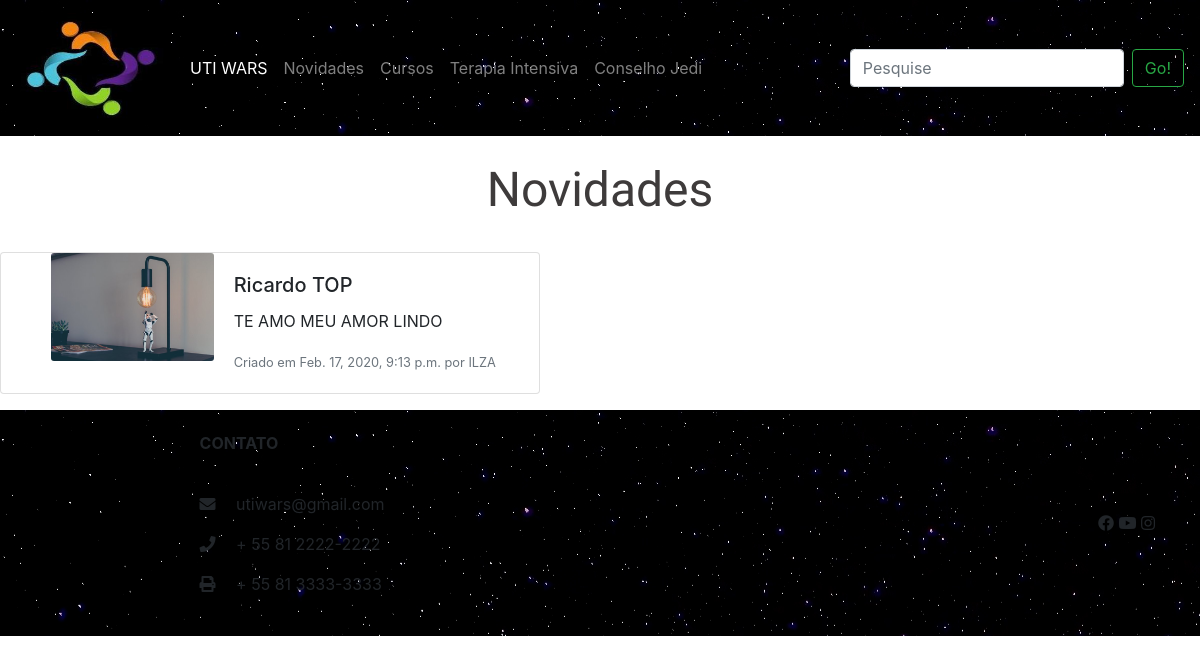
The page /novidades/ on the database as committed earlier.
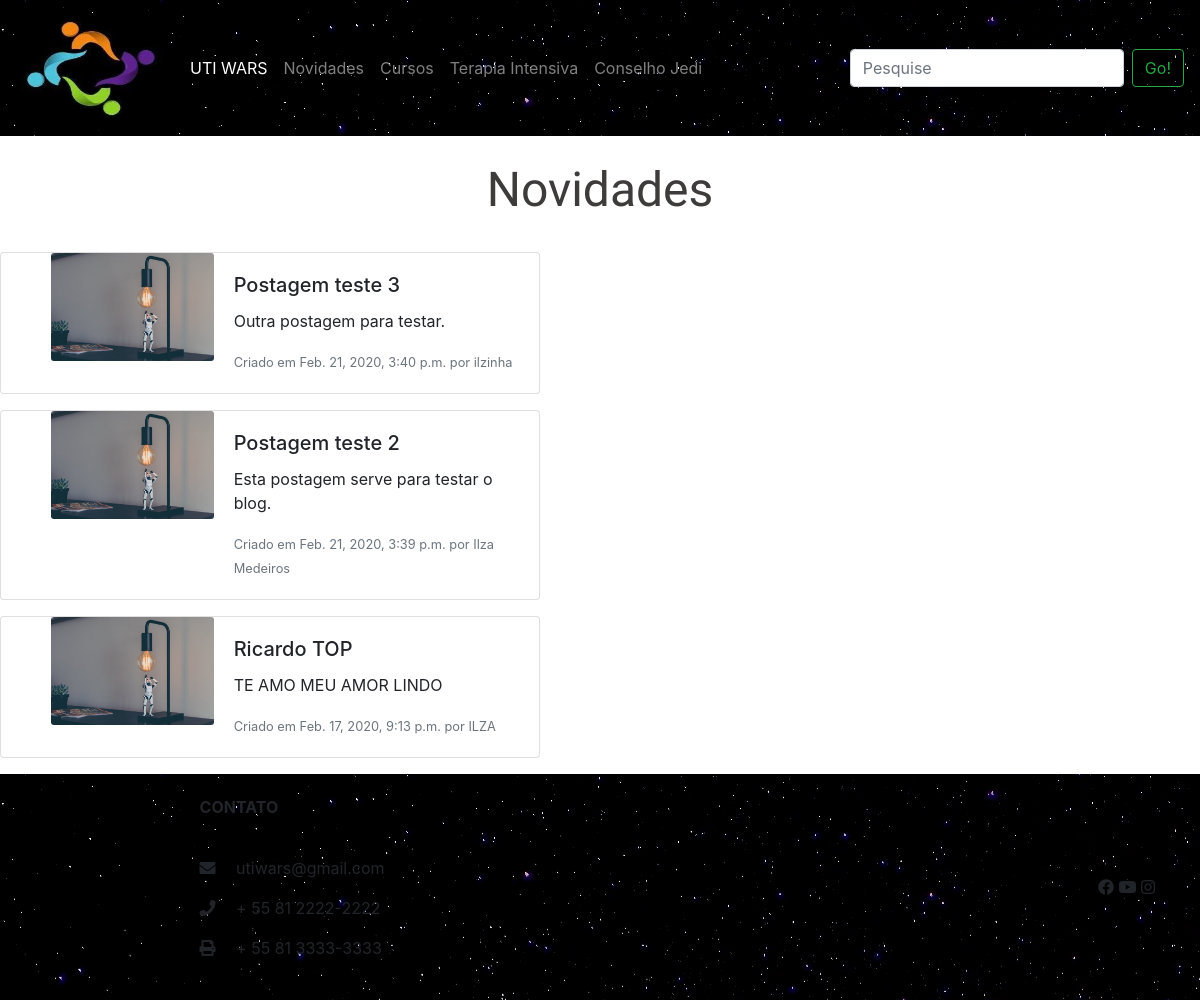
The same page on the database as committed later.
### main/models.py (models this page shows, shortened)
class Postagem(models.Model):
    titulo = models.CharField(max_length=100)
    descricao = models.CharField(max_length=1000)
    data = models.DateTimeField(auto_now=True)
    autor = models.CharField(max_length=100)

### main/views.py (the view)
# urls.py: path('novidades/', views.novidades, name='novidades'),
def novidades(request):
    template = loader.get_template('main/novidades.html')
    postagem_list = Postagem.objects.order_by('-data')
    context = {
        "postagem_list": postagem_list,
    }
    return HttpResponse(template.render(context, request))

### main/templates/main/novidades.html
  {% extends 'main/base.html' %}
  {% load static %}
  {% block head-css %}
  <link rel="stylesheet" href="{% static 'main/novidade.css' %}">
  {% endblock %}
  {% block content %}
  <h1>Novidades</h1>
  {% for elemento in postagem_list %}
  <div class="card mb-3" style="max-width: 540px;">
    <div class="row no-gutters">
      <div class="col-md-4">
        <img src="{% static "main/foto-storm.jpg" %}"  class="card-img" alt="...">
      </div>
      <div class="col-md-8">
        <div class="card-body">
          <h5 class="card-title">{{ elemento.titulo }}</h5>
          <p class="card-text">{{ elemento.descricao|truncatechars:50 }}</p>
          <p class="card-text"><small class="text-muted">Criado em {{ elemento.data }} por {{ elemento.autor }}</small></p>
        </div>
      </div>
    </div>
  </div>
  {% endfor %}
    {% endblock %}

### main/templates/main/base.html (shortened to what this page needs)
<!DOCTYPE html>
<html lang="en">
<head>
    {% load static %}
    {% load fontawesome_5 %}
    {% fontawesome_5_static %}
    <link rel="stylesheet" type="text/css" href="{% static 'main/base.css' %}">
    <link rel="stylesheet" href="https://maxcdn.bootstrapcdn.com/bootstrap/4.0.0/css/bootstrap.min.css">
    <link rel="stylesheet" href="https://cdnjs.cloudflare.com/ajax/libs/font-awesome/4.7.0/css/font-awesome.min.css">
    {% block head-css %}
    {% endblock %}
</head>
<body>
    <nav class="navbar navbar-expand-lg navbar-dark bg-light">
        <a class="navbar-brand" href="#"><img class="img-logo" src="{% static "main/logo.jpeg" %}" /></a>
        <div class="collapse navbar-collapse" id="navbarTogglerDemo03">
            <ul class="navbar-nav mr-auto mt-2 mt-lg-0">
                <li class="nav-item active"><a class="nav-link" href="{% url 'home' %}">UTI WARS </a></li>
                <li class="nav-item"><a class="nav-link" href="{% url 'novidades' %}">Novidades</a></li>
                <li class="nav-item"><a class="nav-link" href="{% url 'cursos' %}">Cursos</a></li>
                <li class="nav-item"><a class="nav-link" href="{% url 'terapiaintensiva' %}">Terapia Intensiva</a></li>
                <li class="nav-item"><a class="nav-link" href="{% url 'conselhojedi' %}">Conselho Jedi</a></li>
            </ul>
            <form class="form-inline my-2 my-lg-0">
                <input class="form-control mr-sm-2" type="search" placeholder="Pesquise" aria-label="Search">
                <button class="btn btn-outline-success my-2 my-sm-0" type="submit">Go!</button>
            </form>
        </div>
    </nav>
                {% block content %}
                {% endblock %}
<footer class="page-footer">
    <div>
      <div class="container">
        <div class="row py-4 d-flex align-items-center">
            <div class="col-md-4 col-lg-3 col-xl-3 mx-auto mb-md-0 mb-4">
                <h6 class="text-uppercase font-weight-bold">Contato</h6>
                <hr class="teal accent-3 mb-4 mt-0 d-inline-block mx-auto" style="width: 60px;">
                <p>
                  <i class="fas fa-envelope mr-3"></i> utiwars@gmail.com</p>
                <p>
                  <i class="fas fa-phone mr-3"></i> + 55 81 2222-2222</p>
                <p>
                  <i class="fas fa-print mr-3"></i> + 55 81 3333-3333</p>
              </div>
          <div class="col-md-6 col-lg-7 text-center text-md-right">
            <a>{% fa5_icon 'facebook' 'fab' %}
            </a>
            <a>{% fa5_icon 'youtube' 'fab' %}
            </a>
            <a> {% fa5_icon 'instagram' 'fab' %}</a>
          </div>
        </div>
      </div>
    </div>
  </footer>
</body>
</html>

### main/static/main/base.css (style rules this page uses)
.img-logo { width: 150px; height: 110px; }
.bg-light { background-image: url("starry-sky.jpg") !important; }
.navbar-dark { color: #FFDE59 !important; }
.page-footer { background-image: url("starry-sky.jpg") !important; }

### main/static/main/novidade.css (style rules this page uses)
* { box-sizing: border-box }
h1 { font-family: 'Oswald', sans-serif; font-size: 48px; text-align: center; padding: 25px; color: #3E3B3B; }
.row { margin-left: 50px; }

Rows that differ between the two databases and show on the page:
added Postagem: titulo "Postagem teste 3", descricao "Outra postagem para testar.", data "Feb. 21, 2020, 3:40 p.m.", autor "ilzinha"
added Postagem: titulo "Postagem teste 2", descricao "Esta postagem serve para testar o blog.", data "Feb. 21, 2020, 3:39 p.m.", autor "Ilza Medeiros"
